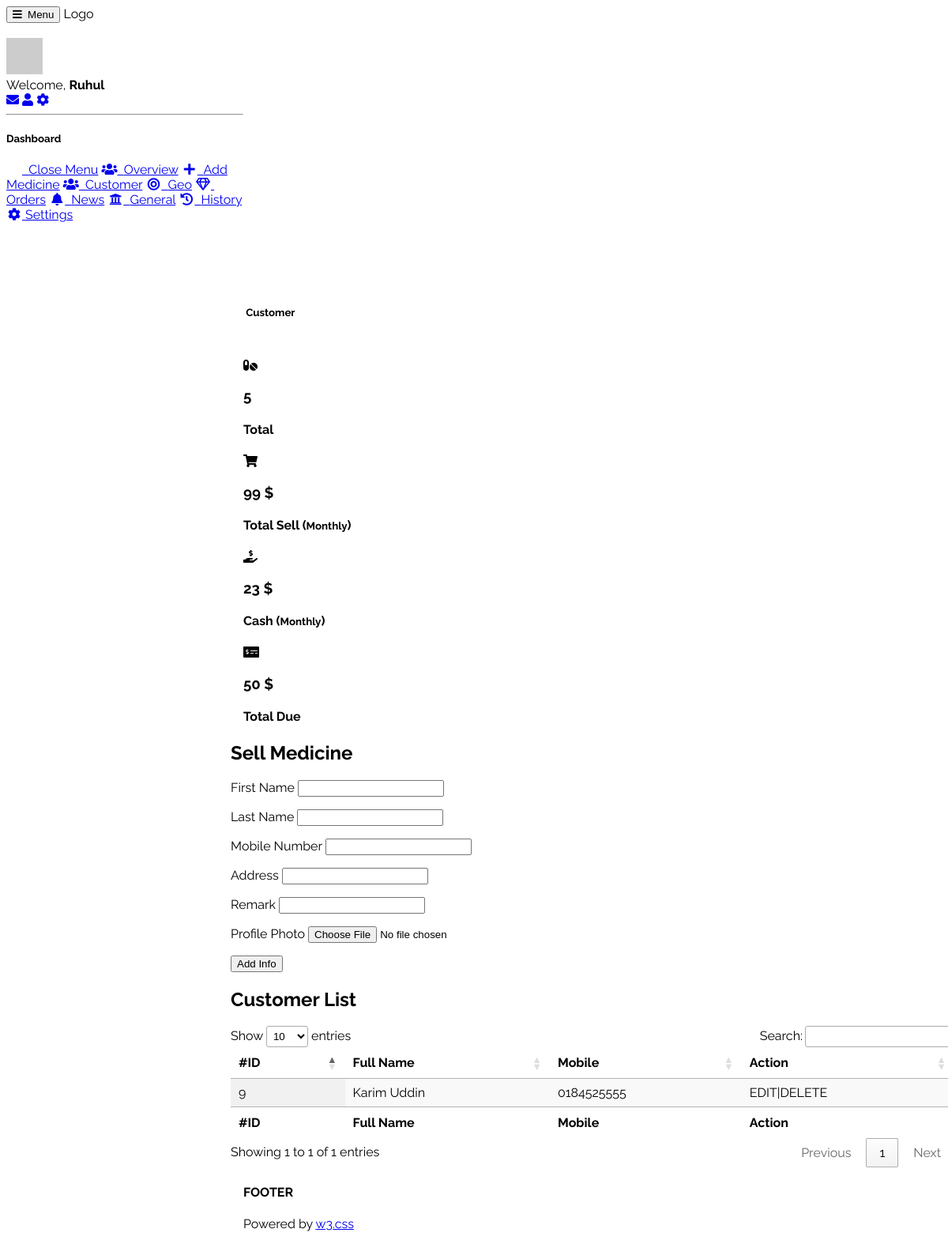
The page /user/customer.php (signed in) on the database its author committed.
### tables this page shows
CREATE TABLE `users` (
  `id` bigint(20) NOT NULL,
  `first_name` varchar(255) NOT NULL,
  `last_name` varchar(255) NOT NULL,
  `email` varchar(255) NOT NULL,
  `password` varchar(255) NOT NULL,
  `has_shop` tinyint(1) DEFAULT NULL,
  `hash` text NOT NULL
);

CREATE TABLE `customer` (
  `id` bigint(20) NOT NULL,
  `shop_id` bigint(20) NOT NULL,
  `first_name` varchar(255) NOT NULL,
  `last_name` varchar(255) DEFAULT NULL,
  `mobile` varchar(25) DEFAULT NULL,
  `address` text DEFAULT NULL,
  `profile_photo` varchar(255) DEFAULT NULL,
  `remark` text DEFAULT NULL
);

### classes/User.php (called while the page is built, shortened)
<?php
class User
{
    private $db;
    private $user;
    public function __construct($db_conn)
    {
        if ($this->db == null) {
            $this->db = $db_conn;
        }
    }
    public function getUserName()
    {
        return $this->user['first_name'];
    }
    public function getUser()
    {
        return $this->user;
    }
    public function setBySession($id)
    {
        $sql = 'SELECT * FROM users WHERE id = ?';
        $res = $this->db->prepare($sql);
        $res->execute([$id]);
        $this->user = $res->fetch(PDO::FETCH_ASSOC);
    }
}

### classes/DBConnect.php (called while the page is built)
<?php
try{
    $db_conn = new PDO('mysql:host='.DB_HOST.';dbname='.DB_DATABASE.'', DB_USER, DB_PASSWORD);
    $db_conn->setAttribute(PDO::ATTR_ERRMODE, PDO::ERRMODE_EXCEPTION);
}
catch(PDOException $e)
{
    echo $e->getMessage();
}
$user = new User($db_conn);

### classes/Shop.php (called while the page is built, shortened)
<?php
class Shop
{
    private $db;
    private $shop;
    public function __construct($user)
    {
        if ($this->db == null) {
            $this->db = new PDO('mysql:host=' . DB_HOST . ';dbname=' . DB_DATABASE . '', DB_USER, DB_PASSWORD);
        }
        $this->shopByUserId($user['id']);
    }
    public function getId()
    {
        return $this->shop['id'];
    }
    public function shopByUserId($id)
    {
        $sql = 'SELECT * FROM shop WHERE id = ?';
        $res = $this->db->prepare($sql);
        $res->execute([$id]);
        $this->shop = $res->fetch(PDO::FETCH_ASSOC);
    }
}

### classes/Shopmed.php (called while the page is built, shortened)
<?php
class Shopmed extends Medicine
{
    private $shop;
    public function __construct(User $user, Shop $shop)
    {
        $this->shop = $shop;
        if ($this->db == null) {
            try {
                $this->db = new PDO('mysql:host=' . DB_HOST . ';dbname=' . DB_DATABASE . '', DB_USER, DB_PASSWORD);
            } catch (PDOException $e) {
                print_r($e);
            }
        }
    }
    public function medicineCount()
    {
        $sql = 'SELECT * FROM `shop_medicine` WHERE `shop_id`=?';
        $stmt = $this->db->prepare($sql);
        $stmt->execute([$this->shop->getId()]);
        $count = $stmt->rowCount();
        return $count;
    }
}

### classes/Customer.php (called while the page is built, shortened)
<?php
class Customer
{
    private $shop;
    private $db;
    public function __construct(Shop $shop)
    {
        $this->shop = $shop;
        if ($this->db == null) {
            try {
                $this->db = new PDO('mysql:host=' . DB_HOST . ';dbname=' . DB_DATABASE . '', DB_USER, DB_PASSWORD);
            } catch (PDOException $e) {
                print_r($e);
            }
        }
    }
    public function getAllCustomers()
    {
        $sql = 'SELECT * FROM `customer` WHERE `shop_id` = ?';
        $stmt = $this->db->prepare("$sql");
        $stmt->execute([$this->shop->getId()]);
        $res = $stmt->fetchAll(PDO::FETCH_ASSOC);
        return $res;
    }
}

### user/customer.php (the view, shortened to what this page needs)
<?php include 'inc/header.php'; ?>
<?php include 'inc/nav.php'; ?>
<div class="w3-main" style="margin-left:300px;margin-top:43px;">
  <header class="w3-container" style="padding-top:22px">
    <h5><b><i class="fa fa-dashboard"></i> Customer</b></h5>
  </header>
  <pre>
  <?php
    $customer = new Customer($shop);
  ?>
  </pre>
  <div class="w3-row-padding w3-margin-bottom">
    <div class="w3-quarter">
      <div class="w3-container w3-red w3-padding-16">
        <div class="w3-left"><i class="fas fa-pills w3-xxxlarge"></i></div>
        <div class="w3-right">
          <h3><?php echo $med->medicineCount();?></h3>
        </div>
        <h4>Total</h4>
      </div>
    </div>
    <div class="w3-quarter">
      <div class="w3-container w3-blue w3-padding-16">
        <div class="w3-left"><i class="fas fa-shopping-cart w3-xxxlarge"></i></div>
        <div class="w3-right">
          <h3>99 $</h3>
        </div>
        <h4>Total Sell (<small>Monthly</small>)</h4>
      </div>
    </div>
    <div class="w3-quarter">
      <div class="w3-container w3-teal w3-padding-16">
        <div class="w3-left"><i class="fas fa-hand-holding-usd w3-xxxlarge"></i></div>
        <div class="w3-right">
          <h3>23 $</h3>
        </div>
        <h4>Cash (<small>Monthly</small>)</h4>
      </div>
    </div>
    <div class="w3-quarter">
      <div class="w3-container w3-orange w3-text-white w3-padding-16">
        <div class="w3-left"><i class="fas fa-money-check-alt w3-xxxlarge"></i></div>
        <div class="w3-right">
          <h3>50 $</h3>
        </div>
        <h4>Total Due</h4>
      </div>
    </div>
  </div>
  <div class="w3-panel">
    <div class="w3-row-padding" style="margin:0 -16px">
      <div class="w3-col m4">
        <div class="w3-card-4">
          <div class="w3-container w3-orange">
            <h2>Sell Medicine</h2>
          </div>
          <form autocomplete="off" method="post" action="" class="w3-container">
            <p>
                <label class="w3-text-teal" for="first_name">First Name</label>
                <input type="text" name="first_name" id="first_name" class="w3-input w3-border" value="">
            </p>
            <p>
                <label class="w3-text-teal" for="last_name">Last Name</label>
                <input type="text" name="last_name" id="last_name" value="" class="w3-input w3-border">
            </p>
            <p>
                <label class="w3-text-teal" for="mobile">Mobile Number</label>
                <input type="text" name="mobile" id="mobile" value="" class="w3-input w3-border">
            </p>
            <p>
                <label class="w3-text-teal" for="address">Address</label>
                <input type="text" name="address" id="address" value="" class="w3-input w3-border">
            </p>
            <p>
                <label class="w3-text-teal" for="remark">Remark</label>
                <input type="text" name="remark" id="remark" value="" class="w3-input w3-border">
            </p>
            <p>
                <label class="w3-text-teal" for="profile_photo">Profile Photo</label>
                <input type="file" name="profile_photo" id="profile_photo" value="" class="w3-input w3-border">
            </p>
            <p>
              <button type="submit" name="add_new_customer" id="add_new_customer" class="w3-btn w3-blue-gray">Add Info</button>
            </p>
          </form>
        </div>
      </div>
      <div class="w3-col m8">
        <div class="w3-card-4">
          <div class="w3-container w3-orange">
            <h2>Customer List</h2>
          </div>
          <?php
           $all_customer = $customer->getAllCustomers();
          ?>
            <div class="w3-margin-top w3-margin-bottom w3-padding-small">
            <table id="customerListTable" class="display" style="width:100%">
              <thead>
                <tr>
                  <th>#ID</th>
                  <th>Full Name</th>
                  <th>Mobile</th>
                  <th>Action</th>
                </tr>
              </thead>
              <tbody>
                <?php foreach ($all_customer as $row) { ?>
                    <tr>
                    <td><?=$row['id']?></td>
                    <td><?=$row['first_name']?> <?=$row['last_name']?></td>
                    <td><?=$row['mobile']?></td>
                    <td>EDIT|DELETE</td>
                    </tr>
                <?php } ?>
              </tbody>
              <tfoot>
              <tr>
                  <th>#ID</th>
                  <th>Full Name</th>
                  <th>Mobile</th>
                  <th>Action</th>
                </tr>
              </tfoot>
            </table>
            </div>
        </div>
      </div>
    </div>
  </div>
  <footer class="w3-container w3-padding-16 w3-light-grey">
    <h4>FOOTER</h4>
    <p>Powered by <a href="https://www.w3schools.com/w3css/default.asp" target="_blank">w3.css</a></p>
  </footer>
</div>
<?php include 'inc/footer.php'; ?>

### user/inc/nav.php (shortened to what this page needs)
<div class="w3-bar w3-top w3-black w3-large" style="z-index:4">
  <button class="w3-bar-item w3-button w3-hide-large w3-hover-none w3-hover-text-light-grey" onclick="w3_open();"><i class="fa fa-bars"></i>  Menu</button>
  <span class="w3-bar-item w3-right">Logo</span>
</div>
<nav class="w3-sidebar w3-collapse w3-white w3-animate-left" style="z-index:3;width:300px;" id="mySidebar"><br>
  <div class="w3-container w3-row">
    <div class="w3-col s4">
      <img src="http://via.placeholder.com/46" class="w3-circle w3-margin-right" style="width:46px">
    </div>
    <div class="w3-col s8 w3-bar">
      <span>Welcome, <strong><?php echo $user->getUserName(); ?></strong></span><br>
      <a href="#" class="w3-bar-item w3-button"><i class="fa fa-envelope"></i></a>
      <a href="#" class="w3-bar-item w3-button"><i class="fa fa-user"></i></a>
      <a href="logout.php" class="w3-bar-item w3-button"><i class="fa fa-cog"></i></a>
    </div>
  </div>
  <hr>
  <div class="w3-container">
    <h5>Dashboard</h5>
  </div>
  <div class="w3-bar-block">
    <a href="#" class="w3-bar-item w3-button w3-padding-16 w3-hide-large w3-dark-grey w3-hover-black" onclick="w3_close()" title="close menu"><i class="fa fa-remove fa-fw"></i>  Close Menu</a>
    <a href="index.php" class="w3-bar-item w3-button w3-padding <?php activeUrlSidebar('index.php'); ?>"><i class="fa fa-users fa-fw"></i>  Overview</a>
    <a href="addMedicine.php" class="w3-bar-item w3-button w3-padding <?php activeUrlSidebar('addMedicine.php'); ?>"><i class="fas fa-plus fa-fw"></i>  Add Medicine</a>
    <a href="customer.php" class="w3-bar-item w3-button w3-padding <?php activeUrlSidebar('customer.php'); ?>"><i class="fa fa-users fa-fw"></i>  Customer</a>
    <a href="#" class="w3-bar-item w3-button w3-padding"><i class="fa fa-bullseye fa-fw"></i>  Geo</a>
    <a href="#" class="w3-bar-item w3-button w3-padding"><i class="far fa-gem fa-fw"></i>  Orders</a>
    <a href="#" class="w3-bar-item w3-button w3-padding"><i class="fa fa-bell fa-fw"></i>  News</a>
    <a href="#" class="w3-bar-item w3-button w3-padding"><i class="fas fa-university fa-fw"></i>  General</a>
    <a href="#" class="w3-bar-item w3-button w3-padding"><i class="fa fa-history fa-fw"></i>  History</a>
    <a href="shopConfiguration.php" class="w3-bar-item w3-button w3-padding <?php activeUrlSidebar('shopConfiguration.php'); ?>"><i class="fa fa-cog fa-fw"></i> Settings</a><br><br>
  </div>
</nav>

### user/inc/header.php (style rules this page uses)
html,body,h1,h2,h3,h4,h5 { font-family: "Raleway", sans-serif }

### rows shown on the page
users: first_name "Ruhul"
customer: id "9", first_name "Karim", last_name "Uddin", mobile "0184525555"

### other values the page prints
$med->medicineCount() "5"
